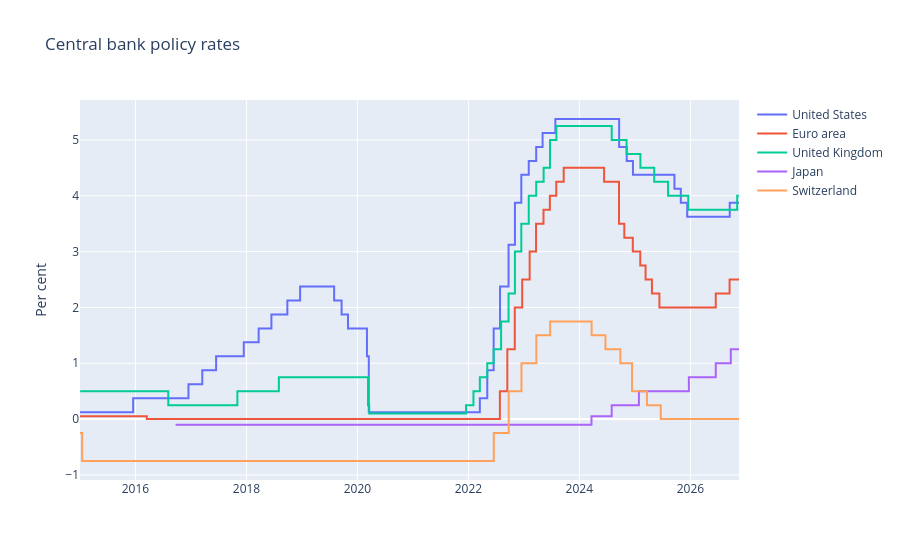

Write notebook code for a chart like this one.
### Markdown cell above
`GET /chart` returns a Plotly figure in JSON: the same lines as the report's `policy_rates.png`, as the web front end will draw them.  
Hover over a line to read the date and the rate.

### Code cell
status, figure = get("/chart", countries="US,EA,GB,JP,CH", start="2015-01-01")
plotly.io.from_json(json.dumps(figure))  # pyright: ignore

### Figure 1 — Plotly figure (JSON) as saved in the notebook; plotly's stock layout.template omitted (floating-point values rounded to 4 significant figures; data arrays with more than 128 entries replaced by an {"elided": "..."} marker saying what was removed)
{"data": [{"line": {"shape": "hv"}, "mode": "lines", "name": "United States", "type": "scatter", "x": {"elided": "4338 str values"}, "y": {"elided": "4338 float values"}}, {"line": {"shape": "hv"}, "mode": "lines", "name": "Euro area", "type": "scatter", "x": {"elided": "4307 str values"}, "y": {"elided": "4307 float values"}}, {"line": {"shape": "hv"}, "mode": "lines", "name": "United Kingdom", "type": "scatter", "x": {"elided": "2998 str values"}, "y": {"elided": "2998 float values"}}, {"line": {"shape": "hv"}, "mode": "lines", "name": "Japan", "type": "scatter", "x": {"elided": "2726 str values"}, "y": {"elided": "2726 float values"}}, {"line": {"shape": "hv"}, "mode": "lines", "name": "Switzerland", "type": "scatter", "x": {"elided": "3099 str values"}, "y": {"elided": "3099 float values"}}], "layout": {"title": {"text": "Central bank policy rates"}, "yaxis": {"title": {"text": "Per cent"}}}}
